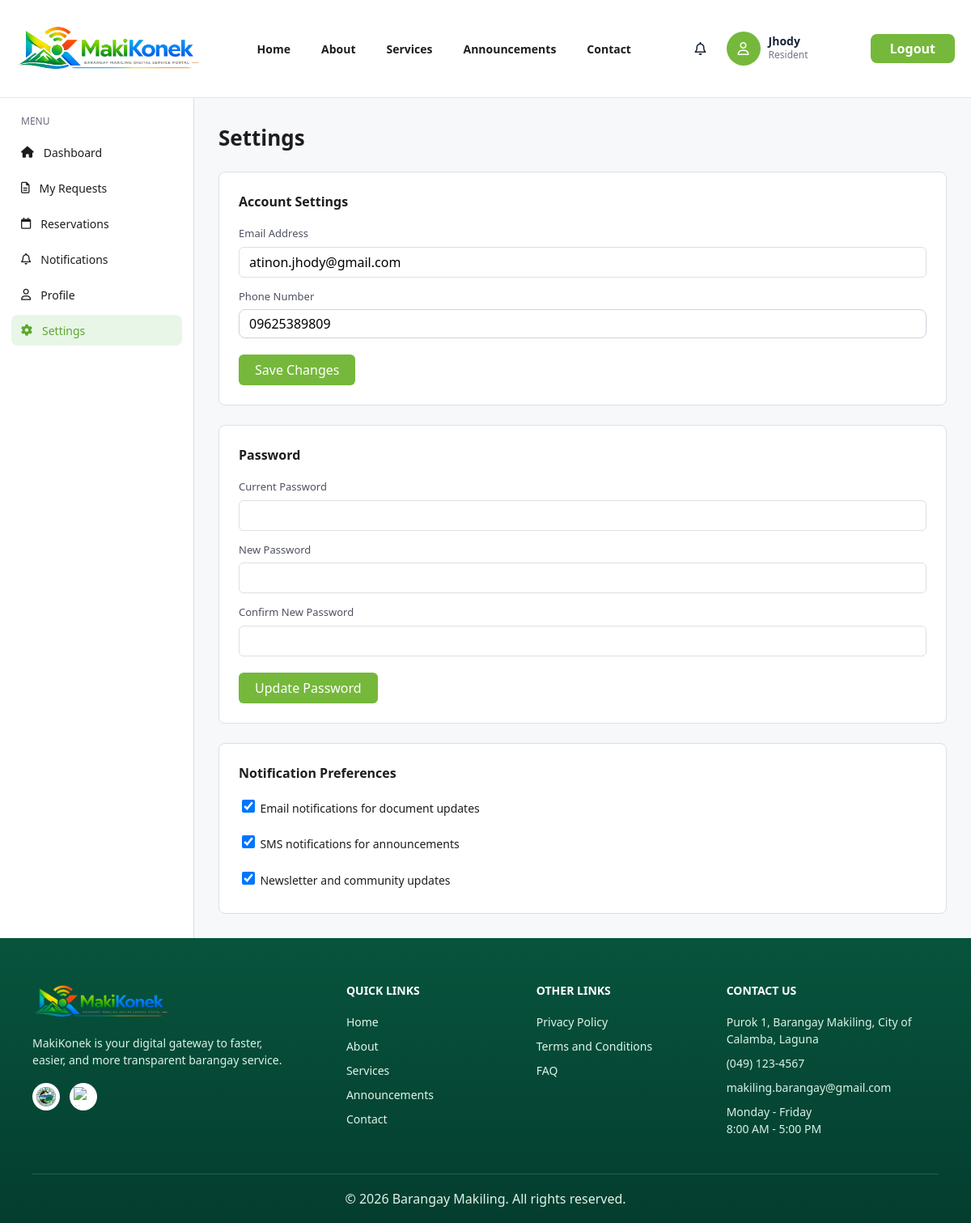
/Web_App/resident/settings.php (signed in), run on the app's committed database.
### tables this page shows
CREATE TABLE IF NOT EXISTS `user_profiles` (
  `profile_id` int(11) NOT NULL AUTO_INCREMENT,
  `user_id` int(11) NOT NULL,
  `first_name` varchar(100) NOT NULL,
  `last_name` varchar(100) NOT NULL,
  `middle_name` varchar(100) DEFAULT NULL,
  `suffix` varchar(20) DEFAULT NULL,
  `avatar_path` varchar(255) DEFAULT NULL,
  `sex` varchar(20) DEFAULT NULL,
  `civil_status` varchar(50) DEFAULT NULL,
  `birth_date` date DEFAULT NULL,
  `birth_place` varchar(150) DEFAULT NULL,
  `religion` varchar(100) DEFAULT NULL,
  `nationality` varchar(100) DEFAULT NULL,
  `mobile_number` varchar(20) DEFAULT NULL,
  `house_no` varchar(50) DEFAULT NULL,
  `street` varchar(100) DEFAULT NULL,
  `purok_no` varchar(50) DEFAULT NULL,
  `subdivision` varchar(100) DEFAULT NULL,
  `years_residency` int(11) DEFAULT NULL,
  `employed_status` varchar(50) DEFAULT NULL,
  `date_registration` date DEFAULT NULL,
  `updated_at` timestamp NOT NULL DEFAULT current_timestamp() ON UPDATE current_timestamp(),
  PRIMARY KEY (`profile_id`),
  KEY `fk_profiles_users` (`user_id`)
);

CREATE TABLE IF NOT EXISTS `users` (
  `user_id` int(11) NOT NULL AUTO_INCREMENT,
  `username` varchar(50) NOT NULL,
  `email` varchar(100) NOT NULL,
  `password` varchar(255) NOT NULL,
  `role` varchar(20) DEFAULT 'Residente',
  `created_at` timestamp NOT NULL DEFAULT current_timestamp(),
  `account_status` varchar(30) DEFAULT 'Pending Verification',
  PRIMARY KEY (`user_id`),
  UNIQUE KEY `ucs_users_username` (`username`),
  UNIQUE KEY `ucs_users_email` (`email`)
);

### Web_App/resident/settings.php (the view, shortened to what this page needs)
<?php
require_once __DIR__ . '/../includes/db_connect.php';
$resident_id = (int)$_SESSION['resident_id'];
$account_stmt = mysqli_prepare($conn, 'SELECT u.email, p.mobile_number FROM users u LEFT JOIN user_profiles p ON p.user_id = u.user_id WHERE u.user_id = ? LIMIT 1');
mysqli_stmt_bind_param($account_stmt, 'i', $resident_id);
mysqli_stmt_execute($account_stmt);
$account_data = mysqli_fetch_assoc(mysqli_stmt_get_result($account_stmt)) ?: [];
?>
<!DOCTYPE html>
<html lang="en">
<head>
    <link rel="stylesheet" href="https://cdnjs.cloudflare.com/ajax/libs/font-awesome/6.5.0/css/all.min.css">
    <link rel="stylesheet" href="../assets/css/header.css?v=20260613e">
    <link rel="stylesheet" href="../assets/css/footer.css?v=20260613b">
    <link rel="stylesheet" href="../assets/css/resident.css?v=20260613a">
</head>
<body class="resident-page">
    <?php
    $navBase = '../public/';
    $assetBase = '../assets';
    $isResidentHeader = true;
    include __DIR__ . '/../includes/header.php';
    ?>
    <div class="resident-shell">
        <?php include __DIR__ . '/partials/resident_sidebar.php'; ?>
        <main class="resident-main">
            <header class="page-heading">
                <h1>Settings</h1>
            </header>
            <div class="settings-stack">
                <section class="settings-card">
                    <h2>Account Settings</h2>
                    <form action="settings.php" method="POST">
                        <div class="field full">
                            <label for="settings_email">Email Address</label>
                            <input id="settings_email" name="email" type="email" maxlength="254" value="<?php echo htmlspecialchars($account_data['email'] ?? ''); ?>" required>
                        </div>
                        <div class="field full">
                            <label for="settings_phone">Phone Number</label>
                            <input id="settings_phone" name="mobile_number" type="tel" inputmode="numeric" maxlength="11" pattern="09[0-9]{9}" data-input="phone" placeholder="09171234567" value="<?php echo htmlspecialchars($account_data['mobile_number'] ?? ''); ?>" required>
                        </div>
                        <button type="submit" class="settings-action-btn">Save Changes</button>
                    </form>
                </section>
                <section class="settings-card">
                    <h2>Password</h2>
                    <form action="settings.php" method="POST">
                        <div class="field full">
                            <label for="current_password">Current Password</label>
                            <input id="current_password" name="current_password" type="password" maxlength="72" autocomplete="current-password" required>
                        </div>
                        <div class="field full">
                            <label for="new_password">New Password</label>
                            <input id="new_password" name="new_password" type="password" minlength="8" maxlength="72" autocomplete="new-password" required>
                        </div>
                        <div class="field full">
                            <label for="confirm_password">Confirm New Password</label>
                            <input id="confirm_password" name="confirm_password" type="password" minlength="8" maxlength="72" autocomplete="new-password" required>
                        </div>
                        <button type="submit" class="settings-action-btn">Update Password</button>
                    </form>
                </section>
                <section class="settings-card">
                    <h2>Notification Preferences</h2>
                    <div class="preferences-list">
                        <label class="preference-item">
                            <input type="checkbox" checked>
                            <span>Email notifications for document updates</span>
                        </label>
                        <label class="preference-item">
                            <input type="checkbox" checked>
                            <span>SMS notifications for announcements</span>
                        </label>
                        <label class="preference-item">
                            <input type="checkbox" checked>
                            <span>Newsletter and community updates</span>
                        </label>
                    </div>
                </section>
            </div>
        </main>
    </div>
    <?php
    include __DIR__ . '/../includes/footer.php';
    ?>
</body>
</html>

### Web_App/includes/header.php (shortened to what this page needs)
<?php
$currentPage = basename($_SERVER['PHP_SELF']);
$navBase = $navBase ?? '';
$assetBase = $assetBase ?? '../assets';
$loginHref = '../login_reg.php';
$isResidentHeader = $isResidentHeader ?? isset($_SESSION['resident_id']);
$residentProfileHref = $residentProfileHref ?? 'profile.php';
$residentLogoutHref = $residentLogoutHref ?? 'logout.php';
if (!function_exists('formatResidentHeaderName')) {
    function formatResidentHeaderName($name) {
        $name = trim((string)$name);
        $name = trim(str_replace(['.', '_', '-'], ' ', $name));
        $parts = preg_split('/\s+/', $name);
        $firstName = $parts[0] ?? '';
        return function_exists('mb_convert_case')
            ? mb_convert_case($firstName, MB_CASE_TITLE, 'UTF-8')
            : ucwords(strtolower($firstName));
    }
}
$header_username = formatResidentHeaderName($_SESSION['resident_first_name'] ?? '');
if ($isResidentHeader && isset($conn) && isset($_SESSION['resident_id'])) {
    $res_id = (int)$_SESSION['resident_id'];
    $name_query = "SELECT first_name FROM user_profiles WHERE user_id = ? LIMIT 1";
    $name_stmt = mysqli_prepare($conn, $name_query);
    if ($name_stmt) {
        mysqli_stmt_bind_param($name_stmt, "i", $res_id);
        mysqli_stmt_execute($name_stmt);
        $name_result = mysqli_stmt_get_result($name_stmt);
        if ($row = mysqli_fetch_assoc($name_result)) {
            $first_name = formatResidentHeaderName($row['first_name'] ?? '');
            if ($first_name !== '') {
                $header_username = $first_name;
            }
        }
    }
}
?>
<header class="site-header">
    <nav class="nav-shell" aria-label="Primary navigation">
        <a class="brand-link" href="<?php echo $navBase; ?>index.php">
            <img src="<?php echo $assetBase; ?>/img/logo2-makikonek.png" alt="MakiKonek logo">
        </a>
        <div class="nav-menu" data-nav-menu>
            <a href="<?php echo $navBase; ?>index.php" class="<?php echo $currentPage === 'index.php' ? 'active' : ''; ?>">Home</a>
            <a href="<?php echo $navBase; ?>about.php" class="<?php echo $currentPage === 'about.php' ? 'active' : ''; ?>">About</a>
            <a href="<?php echo $navBase; ?>services.php" class="<?php echo $currentPage === 'services.php' ? 'active' : ''; ?>">Services</a>
            <a href="<?php echo $navBase; ?>announcements.php" class="<?php echo $currentPage === 'announcements.php' ? 'active' : ''; ?>">Announcements</a>
            <a href="<?php echo $navBase; ?>index.php#contact">Contact</a>
        </div>
        <?php if ($isResidentHeader): ?>
            <div class="resident-header-actions">
                <div class="resident-notification-wrap" data-notification-root>
                    <button class="resident-notification" type="button" aria-label="Open notifications" aria-expanded="false" aria-controls="resident-notification-panel" data-notification-toggle>
                        <i class="fa-regular fa-bell"></i>
                    </button>
                </div>
                <a class="resident-profile-link" href="<?php echo htmlspecialchars($residentProfileHref); ?>" aria-label="Open resident profile">
                    <span class="resident-header-avatar" aria-hidden="true">
                        <i class="fa-regular fa-user"></i>
                    </span>
                    <span class="resident-header-user">
                        <strong><?php echo htmlspecialchars($header_username); ?></strong>
                        <small>Resident</small>
                    </span>
                </a>
                <a class="resident-logout" href="<?php echo htmlspecialchars($residentLogoutHref); ?>">Logout</a>
            </div>
        <?php else: ?>
            <a class="btn btn-small btn-primary nav-login" href="<?php echo $loginHref; ?>">Login</a>
        <?php endif; ?>
    </nav>
</header>
<div class="site-header-spacer" aria-hidden="true"></div>

### Web_App/assets/css/header.css (style rules this page uses)
.site-header { --site-header-height: 120px; --site-header-mobile-height: 64px; position: fixed !important; top: 0 !important; right: 0; left: 0; z-index: 1000; width: 100%; background: rgba(255, 255, 255, 0.94); border-bottom: 1px solid rgba(217, 226, 235, 0.8); backdrop-filter: blur(10px); }
.site-header-spacer { height: var(--site-header-offset, var(--site-header-height)); }
.site-header .nav-shell { position: relative; display: flex; width: min(1180px, calc(100% - 40px)); min-height: var(--site-header-height); align-items: center; gap: 28px; margin: 0 auto; padding: 0; }
.brand-link img { display: block; width: 230px; }
.nav-menu { display: flex; flex: 1; align-items: center; justify-content: center; gap: 34px; font-size: 14px; font-weight: 800; }
.nav-menu a { position: relative; padding: 8px 2px; transition: color 180ms ease; }
.nav-menu a::before { position: absolute; right: 0; bottom: 0; left: 0; height: 2px; border-radius: 999px; background: currentColor; content: ""; opacity: 0; transform: scaleX(0.45); transition: opacity 180ms ease, transform 180ms ease; }
.resident-header-actions { display: flex; align-items: center; gap: 14px; }
.resident-notification-wrap { position: relative; }
.resident-profile-link { display: inline-flex; align-items: center; gap: 10px; color: inherit; text-decoration: none; }
.resident-notification { position: relative; display: grid; width: 36px; height: 36px; place-items: center; border: 0; color: #172333; background: transparent; cursor: pointer; }
.resident-header-avatar { display: grid; width: 42px; height: 42px; place-items: center; border-radius: 50%; color: #fff; background: var(--green, #75b83b); }
.resident-header-user { min-width: 112px; }
.resident-header-user strong, .resident-header-user small { display: block; }
.resident-header-user strong { color: #172333; font-size: 14px; line-height: 1.15; }
.resident-header-user small { color: #72758a; font-size: 12px; }
.resident-logout { display: inline-flex; min-height: 36px; align-items: center; border-radius: 8px; padding: 0 24px; color: #fff; background: var(--green, #75b83b); font-weight: 700; }

### data on the page
user_profiles: first_name "Jhody", email "atinon.jhody@gmail.com", mobile_number "09625389809"
